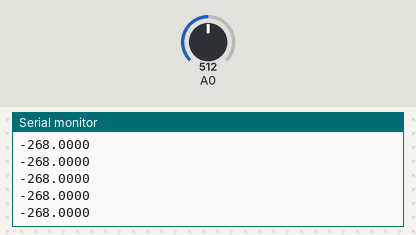
A sketch run on a simulated Arduino Uno, built with avr-gcc and run on an emulated ATmega328P. On the bench: the last lines printed to the serial monitor. Inputs (shaded band) come from the test bench; at power-on: A0 = 512.

Above: at 1.2 s.
1.3 s: A0 set to 716
At 2.1 s:
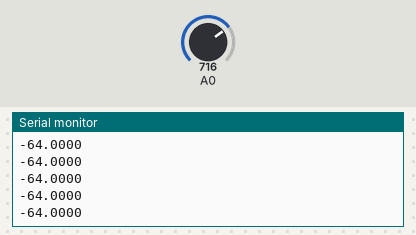
2.8 s: A0 set to 900
At 3.9 s:
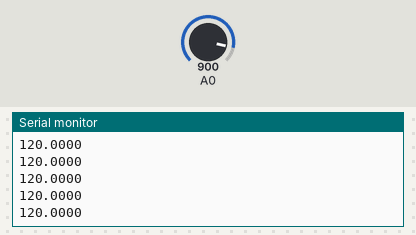
Timing chart, 0 to 5.8 s (numbered marks = the images above; inputs shaded):
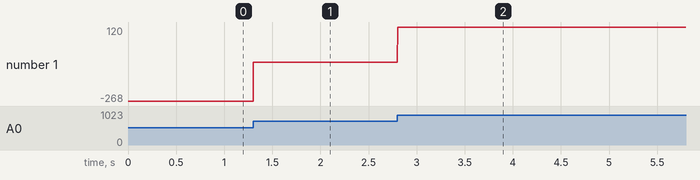

Measured:
- after the input at 1.3 s, the serial monitor: prints a new line at once (image 1)
- after the input at 2.8 s, the serial monitor: prints a new line at once (image 2)
- plotted number 1: -268 → -64 after the input at 1.3 s, -64 → 120 after the input at 2.8 s

The sketch:

sketch_may17b.ino
```cpp
#include <MsTimer2.h>

void f(){
  float val;
  val=analogRead(0);
  Serial.println(val-780,4);
}

void setup() {
  Serial.begin(230400);
  MsTimer2::set(3.5,f);
  MsTimer2::start();
 }
void loop() {

}
```
